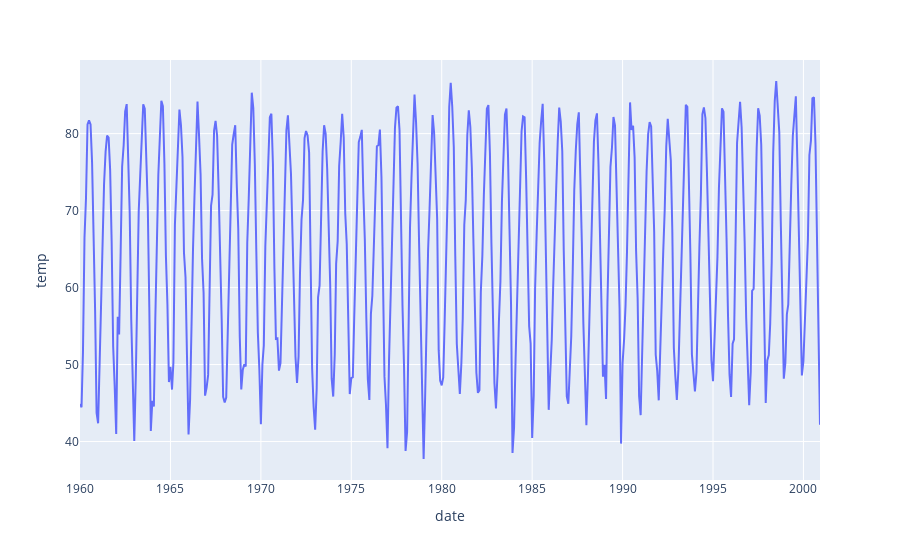

Notebook source saved alongside this figure:
### Code cell
px.line(data_frame=tx['1960':'2000'], y= 'temp')

### Figure 1 — Plotly figure (JSON) as saved in the notebook; plotly's stock layout.template omitted (floating-point values rounded to 4 significant figures; data arrays with more than 128 entries replaced by an {"elided": "..."} marker saying what was removed)
{"data": [{"hovertemplate": "date=%{x}<br>temp=%{y}<extra></extra>", "legendgroup": "", "line": {"color": "#636efa", "dash": "solid"}, "marker": {"symbol": "circle"}, "mode": "lines", "name": "", "orientation": "v", "showlegend": false, "type": "scatter", "x": {"elided": "492 str values"}, "xaxis": "x", "y": {"elided": "492 float values"}, "yaxis": "y"}], "layout": {"autosize": true, "legend": {"tracegroupgap": 0}, "margin": {"t": 60}, "xaxis": {"anchor": "y", "autorange": true, "domain": [0, 1], "range": ["1960-01-01", "2000-12-01"], "title": {"text": "date"}, "type": "date"}, "yaxis": {"anchor": "x", "autorange": true, "domain": [0, 1], "range": [35.0, 89.56], "title": {"text": "temp"}, "type": "linear"}}}
